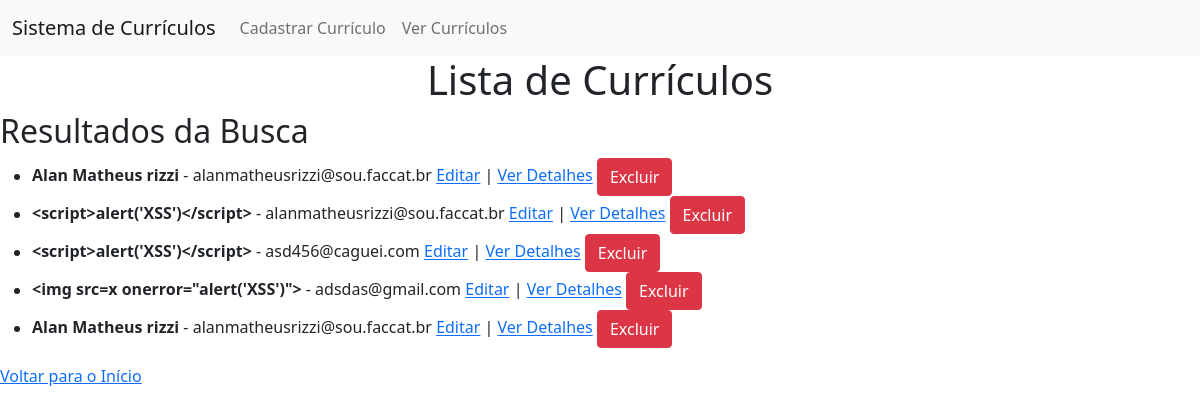
The page /curriculos on the database as committed earlier.
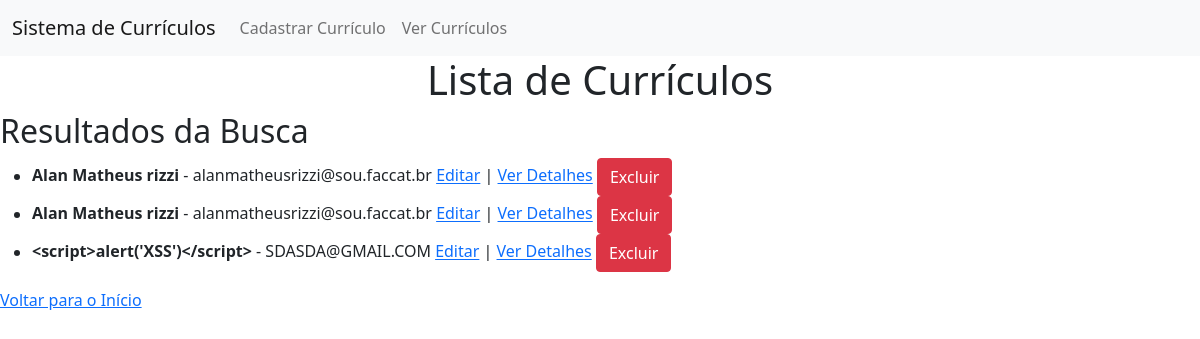
The same page on the database as committed later.
### tables this page shows
CREATE TABLE "curriculos" (
	"id"	INTEGER,
	"nome"	TEXT NOT NULL,
	"email"	TEXT NOT NULL,
	"telefone"	TEXT NOT NULL,
	"endereco_web"	TEXT,
	"experiencia_profissional"	TEXT NOT NULL, titulo TEXT,
	PRIMARY KEY("id" AUTOINCREMENT)
);

### app.py (the view)
@app.route('/curriculos')
def listar_curriculos():
    conn = get_db()
    cursor = conn.cursor()
    cursor.execute('SELECT * FROM curriculos')
    curriculos = cursor.fetchall()
    conn.close()
    form = FlaskForm()  # Adicionando um formulário vazio apenas para o CSRF
    return render_template('listar_curriculos.html', curriculos=curriculos, form=form)

### app.py (called while the page is built)
def get_db():
    conn = sqlite3.connect(DATABASE)
    conn.row_factory = sqlite3.Row  # Para acessar as colunas como dicionários
    return conn

### templates/listar_curriculos.html (shortened to what this page needs)
<!DOCTYPE html>
<html lang="en">
<head>
    <link rel="stylesheet" href="{{ url_for('static', filename='styles.css') }}">
    <link rel= "stylesheet" href= "https://cdn.jsdelivr.net/npm/bootstrap@5.1.3/dist/css/bootstrap.min.css" ></head>
<body>
    <nav class="navbar navbar-expand-lg navbar-light bg-light">
        <div class="container-fluid">
            <a class="navbar-brand" href="/">Sistema de Currículos</a>
            <div class="collapse navbar-collapse" id="navbarNav">
                <ul class="navbar-nav">
                    <li class="nav-item">
                        <a class="nav-link" href="/cadastro">Cadastrar Currículo</a>
                    </li>
                    <li class="nav-item">
                        <a class="nav-link" href="/curriculos">Ver Currículos</a>
                    </li>
                </ul>
            </div>
        </div>
    </nav>
    <h1>Lista de Currículos</h1>
    <h2>Resultados da Busca</h2>
    {% if curriculos %}
        <ul>
            {% for curriculo in curriculos %}
                <li>
                    <strong>{{ curriculo['nome'] }}</strong> - {{ curriculo['email'] }}
                    <a href="{{ url_for('editar_curriculo', curriculo_id=curriculo['id']) }}">Editar</a> |
                    <a href="{{ url_for('detalhes_curriculo', curriculo_id=curriculo['id']) }}">Ver Detalhes</a>
                    <form method="POST" action="{{ url_for('excluir_curriculo', curriculo_id=curriculo['id']) }}" style="display:inline;">
                        <button type="submit" class="btn btn-danger">Excluir</button>
                    </form>
                </li>
            {% endfor %}
        </ul>
    {% else %}
        <p>Nenhum currículo encontrado para a pesquisa "{{ request.args.get('query') }}".</p>
    {% endif %}
    <a href="/">Voltar para o Início</a>
</body>
</html>

### static/styles.css (style rules this page uses)
body { font-family: Arial, sans-serif; }
h1 { text-align: center; margin-top: 20px; }
form { max-width: 600px; margin: 20px auto; }

Rows that differ between the two databases and show on the page:
removed curriculos: nome "<script>alert('XSS')</script>", email "alanmatheusrizzi@sou.faccat.br"
removed curriculos: nome "<script>alert('XSS')</script>", email "asd456@caguei.com"
removed curriculos: nome "<img src=x onerror=\"alert('XSS')\">", email "adsdas@gmail.com"
added curriculos: nome "<script>alert('XSS')</script>", email "SDASDA@GMAIL.COM"
